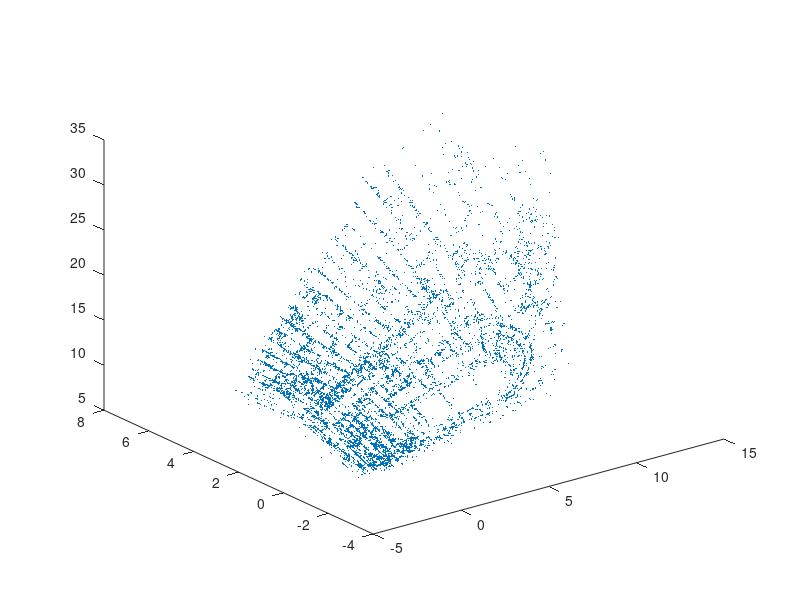

MATLAB code to generate this figure: (Note: this script raises an error after producing the figure.)
%% CE 1
load('compEx1data.mat')
%%
figure(1)
plot3(X(1,:), X(2,:), X(3,:), '.', 'Markersize', 1)
hold on
plotcams(P)
axis equal
hold off

%% compute and plot projection and original points from camera 1.
im = imread(imfiles{1});
visible = isfinite(x{1}(1,:));

x1 = pflat(P{1}*X);

figure(2)
imagesc(im)
hold on
plot(x{1}(1,visible), x{1}(2,visible), 'r*')
plot(x1(1,visible), x1(2,visible), 'b*', 'Markersize', 2)
axis equal
hold off

%% Compute and reconstructs using transformation T1
T1 = [1     0   0   0 ;
      0     4   0   0 ;
      0     0   1   0 ;
      1/10 1/10 0   1];
  
T1X = pflat(T1*X);

figure(3)
plot3(T1X(1,:), T1X(2,:), T1X(3,:), '.', 'Markersize', 1)
hold on
plotcams(P)
axis equal
hold off

%% Compute and reconstructs using transformation T2

T2 = [1     0   0   0 ;
      0     1   0   0 ;
      0     0   1   0 ;
      1/16 1/16 0   1];
  
T2X = pflat(T2*X);

figure(4)
plot3(T2X(1,:), T2X(2,:), T2X(3,:), '.', 'Markersize', 1)
hold on
plotcams(P)
axis equal
hold off

%% All reconstructions
figure(5)
plot3(X(1,:), X(2,:), X(3,:), '.', 'Markersize', 3)
hold on
plot3(T1X(1,:), T1X(2,:), T1X(3,:), '.', 'Markersize', 3)
plot3(T2X(1,:), T2X(2,:), T2X(3,:), '.', 'Markersize', 3)
plotcams(P)
axis equal
hold off

%% All projected

T1x1 = pflat(P{1}/T1*T1X);
T2x1 = pflat(P{1}/T2*T2X);


figure(6)
imagesc(im)
hold on
plot(x{1}(1,visible), x{1}(2,visible), 'b*')
plot(x1(1,visible), x1(2,visible), 'c*')
plot(T1x1(1,visible), T1x1(2,visible), 'r*')
plot(T2x1(1,visible), T2x1(2,visible), 'y.')


hold off

%% CE 2

K1 = rq(P{1}*T1)
K2 = rq(P{2}*T2)


%% CE 3 - Load and plot images
clear all
load('compEx3data.mat');
q1 = imread('cube1.JPG');
q2 = imread('cube2.JPG');

figure(7)
imagesc(q1)
hold on
plot(x{1}(1,:), x{1}(2,:), '*')
axis equal
hold off

figure(8)
imagesc(q2)
hold on
plot(x{2}(1,:), x{2}(2,:), '*')
axis equal
hold off

%% Compute xTilde and N for figure 1
mean1 = mean(x{1}(1:2,:),2);
std1 = std(x{1}(1:2,:),0,2);

N1 = [1/std1(1) 0           -mean1(1)/std1(1);
      0         1/std1(2)   -mean1(2)/std1(2);
      0         0           1               ];
 x1Tilde = N1*x{1};

%% Plot fig 1 osv
figure(9)
plot(x1Tilde(1,:), x1Tilde(2,:), '*')
hold on
plot([ x1Tilde(1,startind );  x1Tilde(1,endind )],...
    [x1Tilde(2,startind );  x1Tilde(2,endind )],...
    'b-');
hold off
axis equal

figure(10)
plot3(Xmodel(1,:), Xmodel(2,:), Xmodel(3,:), '*')
hold on
plot3([ Xmodel(1,startind );  Xmodel(1,endind )],...
    [Xmodel(2,startind );  Xmodel(2,endind )],...
    [Xmodel(3,startind );  Xmodel(3,endind)],'b-');
hold off
axis equal

%% Assemble M-matrix and compute v, norm(M*v) etc.

X=[Xmodel;ones(1, 37)];
M1 = [];

for i = 1:18
    M1(i*3 -2, 1:4) = X(1:4,i)';
    M1(i*3 -1, 5:8) = X(1:4,i)';
    M1(i*3 , 9:12) = X(1:4,i)';
    M1(i*3 -2:i*3, i+12) = -x1Tilde(1:3, i);
end

[U,S,V] = svd(M1);
v1 = V(:,end)
min(diag(S))
norm(M1*v1) %same regardless of which column?

P1Tilde = [v1(1:4)';v1(5:8)';v1(9:12)']
P1 = N1\P1Tilde

x1 = P1*X;
x1flat = pflat(x1);

%%
figure(7)
imagesc(q1)
hold on
plot(x{1}(1,:), x{1}(2,:), '*')
plot(x1flat(1,:),x1flat(2,:), 'y*')
axis equal
hold off

%% Compute xTilde and N for figure 
mean2 = mean(x{2}(1:2,:),2);
std2 = std(x{2}(1:2,:),0,2);

N2 = [1/std2(1) 0           -mean2(1)/std1(1);
      0         1/std2(2)   -mean2(2)/std1(2);
      0         0           1               ];
 
x2Tilde = N2*x{2};

%% Plot
figure(10)
plot(x2Tilde(1,:), x2Tilde(2,:), '*')
hold on
plot([ x2Tilde(1,startind );  x2Tilde(1,endind )],...
    [x2Tilde(2,startind );  x2Tilde(2,endind )],...
    'b-');
hold off
axis equal

figure(11)
plot3(Xmodel(1,:), Xmodel(2,:), Xmodel(3,:), '*')
hold on
plot3([ Xmodel(1,startind );  Xmodel(1,endind )],...
    [Xmodel(2,startind );  Xmodel(2,endind )],...
    [Xmodel(3,startind );  Xmodel(3,endind)],'b-');
hold off
axis equal

%% Assemble M-matrix and compute v, norm(M*v) etc.

X=[Xmodel;ones(1, 37)];
M2 = [];

for i = 1:18
    M2(i*3 -2, 1:4) = X(1:4,i)';
    M2(i*3 -1, 5:8) = X(1:4,i)';
    M2(i*3 , 9:12) = X(1:4,i)';
    M2(i*3 -2:i*3, i+12) = -x2Tilde(1:3, i);
end

[U,S,V] = svd(M2);
v2 = V(:,end);
min(diag(S))
norm(M2*v2) %same regardless of which column?

P2Tilde = [v2(1:4)';v2(5:8)';v2(9:12)']
P2 = N2\P2Tilde

x2 = P2*X;
x2flat = pflat(x2);

%%
figure(12)
imagesc(q1)
hold on
plot(x{1}(1,:), x{1}(2,:), '*')
plot(x1flat(1,:),x1flat(2,:), 'y*')
axis equal
hold off

%%
cameras = {P1,P2};

figure(13)
plot3(Xmodel(1,:), Xmodel(2,:), Xmodel(3,:), '*')
hold on
plot3([ Xmodel(1,startind );  Xmodel(1,endind )],...
    [Xmodel(2,startind );  Xmodel(2,endind )],...
    [Xmodel(3,startind );  Xmodel(3,endind)],'b-');
plotcams(cameras);
hold off
set(gca, 'Zdir', 'reverse')
axis equal

%%

[R1,Q1] = rq(P1);
[R2,Q2] = rq(P2);
K1ce3 = R1./R1(3,3)
K2ce3 = R2./R2(3,3)

%% CE 4

q1 = imread('cube1.jpg');
q2 = imread('cube2.jpg');
run vl_setup.m

[f1, d1] = vl_sift( single(rgb2gray(q1)), 'PeakThresh', 1);
[f2, d2] = vl_sift( single(rgb2gray(q2)), 'PeakThresh', 1);

figure(14)
imagesc(q1);
hold on
vl_plotframe(f1);
hold off
axis equal

figure(15)
imagesc(q2);
vl_plotframe(f2);
hold off
axis equal


[matches ,scores] = vl_ubcmatch(d1,d2);

x1 = [f1(1,matches (1 ,:));f1(2,matches (1 ,:))];
x2 = [f2(1,matches (2 ,:));f2(2,matches (2 ,:))];

perm = randperm(size(matches ,2));
figure(16);
imagesc ([q1 q2]);
hold on;
plot([x1(1,perm (1:10)); x2(1,perm (1:10))+ size(q1 ,2)], ...
    [x1(2,perm (1:10));  x2(2,perm (1:10))] ,'-') ;

hold  off;

%% Ce 5 - Set up and solves DLT for trianhylation.

Xtriag = [];

for i = 1:length(x1)
    Mce5 = [cameras{1} -[x1(:,i);1]    zeros(3,1) ;
            cameras{2} zeros(3,1)       -[x2(:, i);1]];
    [U,S,V] = svd(Mce5);
    v = V(:,end);
    Xtriag = [Xtriag v(1:4)];
end

%% Project triangulated points onto images.
Xflat = pflat(Xtriag);
xproj1 = pflat(cameras{1}*Xflat);
xproj2 = pflat(cameras{2}*Xflat);



perm = randperm(size(matches ,2));
figure(16)
% imagesc ([q1 q2]);
hold on;
plot([xproj1(1,perm (1:10)); xproj2(1,perm (1:10))+ size(q1 ,2)], ...
    [xproj1(2,perm (1:10));  xproj2(2,perm (1:10))] ,'--') ;
hold  off;

good_points = (sqrt(sum((x1-xproj1 (1:2 ,:)).^2))  < 3 &   ...
    sqrt(sum((x2-xproj2 (1:2 ,:)).^2))  < 3);


Xgood = Xflat(:,good_points);


%%
figure(17)
plot3(Xgood(1,:), Xgood(2,:), Xgood(3,:), '.')
hold on
plot3([ Xmodel(1,startind );  Xmodel(1,endind )],...
    [Xmodel(2,startind );  Xmodel(2,endind )],...
    [Xmodel(3,startind );  Xmodel(3,endind)],'b-');
plotcams(cameras);
hold off
axis equal
%%

p1n = rq(P1)\P1;
p2n = rq(P2)\P2;
